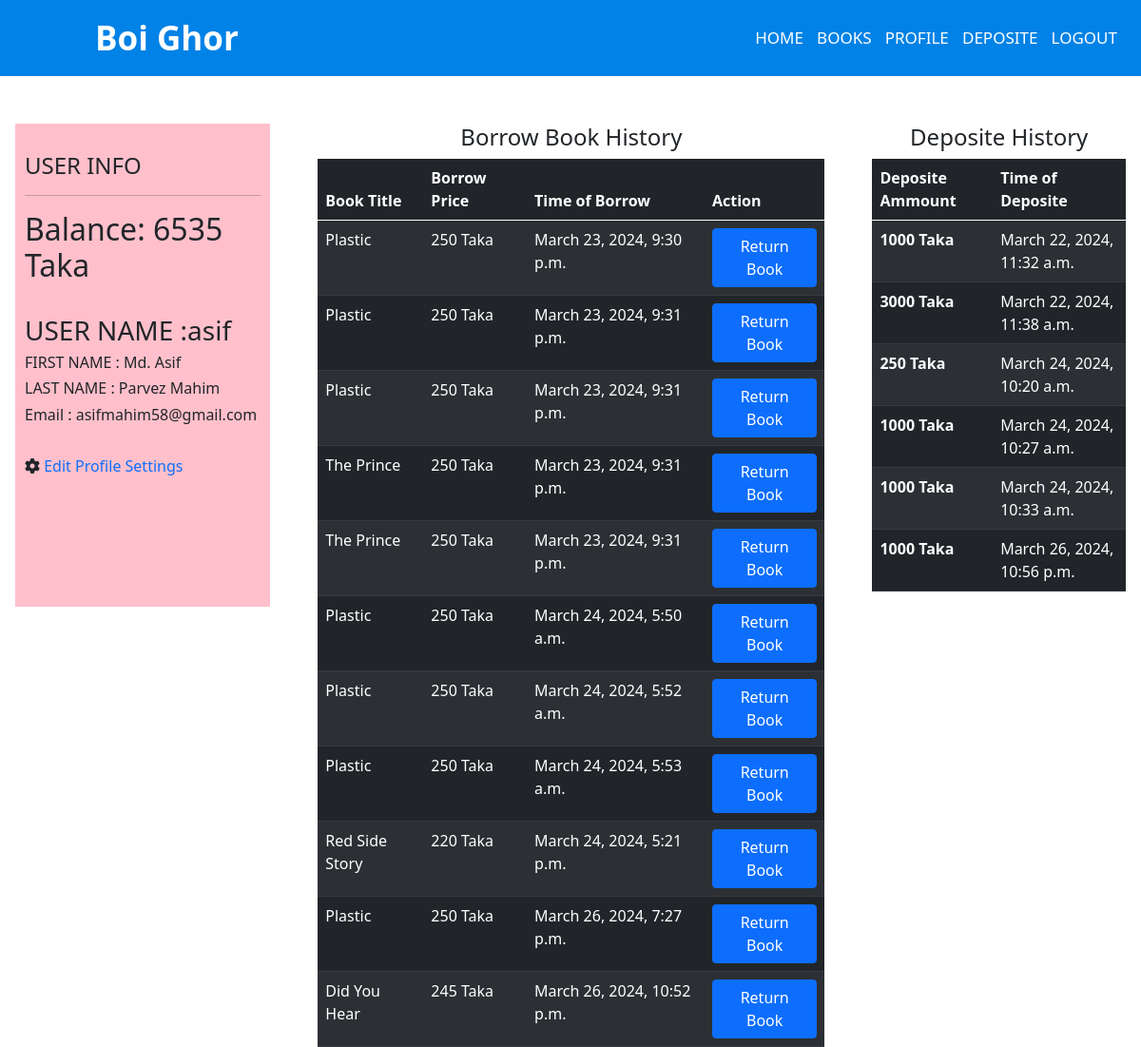
The page /user/profile/ (signed in) on the database as committed earlier.
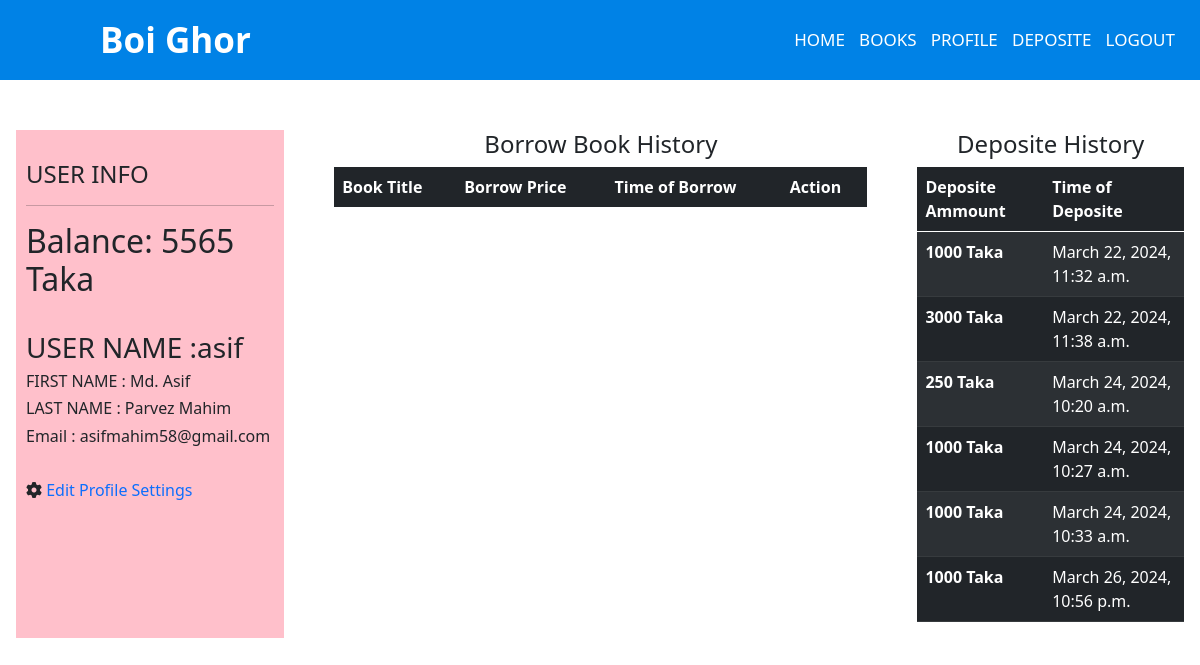
The same page on the database as committed later.
### cart/models.py (models this page shows, shortened)
class Cart(models.Model):
    user = models.ForeignKey(User, on_delete=models.CASCADE)
    book = models.ForeignKey(Book, on_delete=models.CASCADE)
    date_time = models.DateTimeField(auto_now_add=True, blank=True, null=True)

### book/models.py (models this page shows, shortened)
class Book(models.Model):
    title = models.CharField(max_length=100)
    description = models.TextField(max_length=10000)
    image = models.ImageField(upload_to="book/cover_image/")
    borrowing_price = models.CharField(max_length=10)
    category = models.ManyToManyField(Category)

### deposite/models.py (models this page shows, shortened)
class Deposite_Amount(models.Model):
    user = models.ForeignKey(User, on_delete=models.CASCADE)
    amount = models.CharField(max_length=200)
    depo_time = models.DateTimeField(auto_now_add=True, blank=True, null=True)

### account/views.py (the view)
# urls.py: path("profile/", views.profile, name="profile"),
@login_required
def profile(request):
    user = request.user.id
    balance = Balance.objects.get(user=request.user).balance
    user = request.user
    depo_history = Deposite_Amount.objects.filter(user=user)
    cart_show = Cart.objects.filter(user=user)
    return render(
        request,
        "profile.html",
        {"balance": balance, "depos": depo_history, "carts": cart_show},
    )

### account/templates/profile.html (shortened to what this page needs)
{% extends 'base.html' %}  {%load static%} {%block link%}
<link rel="stylesheet" href="{% static 'profile.css' %}" />{%endblock%} <br />
{%block content%}
<div class="profile">
  <div class="main px-3">
    <div class="side_bar w-25">
      <h4>USER INFO</h4>
      <hr />
      <h2>Balance: {{balance}} Taka</h2>
      <br />
      <h3>USER NAME :{{user.username}}</h3>
      <h6>FIRST NAME : {{user.first_name}}</h6>
      <h6>LAST NAME : {{user.last_name}}</h6>
      <h6>Email : {{user.email}}</h6>
      <br />
      <i class="fa-solid fa-gear"></i>
      <a href="{%url "info_change"%}" class="text-decoration-none">Edit Profile Settings</a>
    </div>
    <div class="courses_enrolled w-50">
      <h4 class="d-flex justify-content-center">Borrow Book History</h4>
      <table class="table table-dark table-striped">
        <thead>
          <tr>
            <th scope="col">Book Title</th>
            <th scope="col">Borrow Price</th>
            <th scope="col">Time of Borrow</th>
            <th scope="col">Action</th>
          </tr>
        </thead>
        <tbody>
          {%for cart in carts%}
          <tr>
            <td>{{cart.book.title}}</td>
            <td>{{cart.book.borrowing_price}} Taka</td>
            <td>{{cart.date_time}}</td>
            <td><a href="{%url "return_book" cart.id%}" class="btn btn-primary">Return Book</a></td>
          </tr>
          {%endfor%}
        </tbody>
      </table>
    </div>
    <div class="deposite_history w-25">
      <h4 class="d-flex justify-content-center">Deposite History</h4>
      <table class="table table-dark table-striped">
        <thead>
          <tr>
            <th scope="col">Deposite Ammount</th>
            <th scope="col">Time of Deposite</th>
          </tr>
        </thead>
        <tbody>
          {%for depo in depos%}
          <tr>
            <th scope="row">{{depo.amount}} Taka</th>
            <td>{{depo.depo_time}}</td>
          </tr>
          {%endfor%}
        </tbody>
      </table>
    </div>
  </div>
</div>
{%endblock%}

### templates/base.html (shortened to what this page needs)
{%load static%}
<!DOCTYPE html>
<html lang="en">
  <head>
    {%block link%}
    {%endblock%}
    <link href="https://cdn.jsdelivr.net/npm/swiffy-slider@1.6.0/dist/css/swiffy-slider.min.css" rel="stylesheet">
    <link
      rel="stylesheet"
      href="https://cdnjs.cloudflare.com/ajax/libs/font-awesome/6.5.1/css/all.min.css"
    />
    <link rel="stylesheet" href="{% static 'css/nav.css' %}" />
    <link
    href="https://cdn.jsdelivr.net/npm/bootstrap@5.0.2/dist/css/bootstrap.min.css"
    rel="stylesheet"
  />
  </head>
  <body>
    <nav>
      <label class="logo">Boi Ghor</label>
      <ul>
        <li><a href="{%url "homepage"%}">Home</a></li>
        {%if user.is_authenticated%}
        <li><a href="{%url "all_books"%}">Books</a></li>
        <li><a href="{%url "profile"%}">Profile</a></li>
        <li><a href="{%url "depo_money"%}">Deposite</a></li>
        <li><a href="{%url "logout"%}">Logout</a></li>
      {%else%}
        <li><a href="{%url "login"%}">Login</a></li>
        <li><a href="{%url "register"%}">Registration</a></li>
      {%endif%}
      </ul>
    </nav>
    {%block content%}
    {%endblock%}
  </body>
</html>

### account/static/profile.css (style rules this page uses)
.main { display: flex; column-gap: 50px; margin-top: 50px; }
.side_bar { padding-left: 10px; padding-right: 10px; width: 20%; background-color: pink; padding-bottom: 20px; padding-top: 30px; }
.courses_enrolled { width: auto; width: 80%; height: 420px; }

### static/css/nav.css (style rules this page uses)
* { padding: 0; margin: 0; text-decoration: none; list-style: none; box-sizing: border-box; }
body { font-family: montserrat; }
nav { background: #0082e6; height: 80px; width: 100%; }
label.logo { color: white; font-size: 35px; line-height: 80px; padding: 0 100px; font-weight: bold; }
nav ul { float: right; margin-right: 20px; }
nav ul li { display: inline-block; line-height: 80px; margin: 0 5px; text-decoration: none; }
nav ul li a { color: white; font-size: 17px; text-transform: uppercase; text-decoration: none; }

Rows that differ between the two databases and show on the page:
removed Cart: book "Plastic", book.borrowing_price "250", date_time "March 23, 2024, 9:30 p.m."
removed Cart: book "Plastic", book.borrowing_price "250", date_time "March 23, 2024, 9:31 p.m."
removed Cart: book "Plastic", book.borrowing_price "250", date_time "March 23, 2024, 9:31 p.m."
removed Cart: book "The Prince", book.borrowing_price "250", date_time "March 23, 2024, 9:31 p.m."
removed Cart: book "The Prince", book.borrowing_price "250", date_time "March 23, 2024, 9:31 p.m."
removed Cart: book "Plastic", book.borrowing_price "250", date_time "March 24, 2024, 5:50 a.m."
removed Cart: book "Plastic", book.borrowing_price "250", date_time "March 24, 2024, 5:52 a.m."
removed Cart: book "Plastic", book.borrowing_price "250", date_time "March 24, 2024, 5:53 a.m."
removed Cart: book "Red Side Story", book.borrowing_price "220", date_time "March 24, 2024, 5:21 p.m."
removed Cart: book "Plastic", book.borrowing_price "250", date_time "March 26, 2024, 7:27 p.m."
removed Cart: book "Did You Hear", book.borrowing_price "245", date_time "March 26, 2024, 10:52 p.m."
Other text that changed with them:
{{ balance }}: "6535" → "5565"
